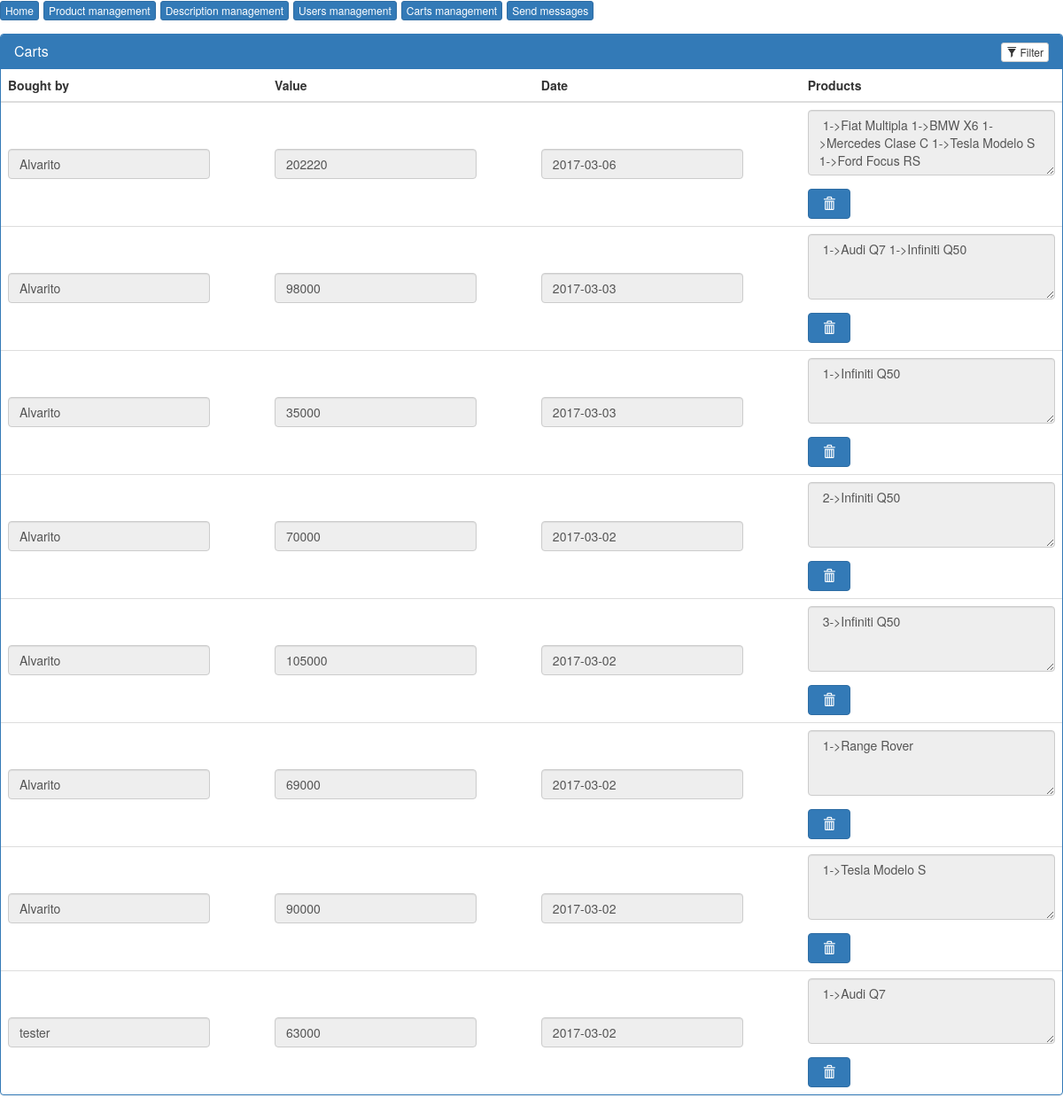
The app's page /cartmanagement.php (signed in) with its own data.
### tables this page shows
CREATE TABLE `cart` (
  `oid` int(8) NOT NULL,
  `value` int(7) NOT NULL DEFAULT '0',
  `date` date NOT NULL,
  `users.id` int(8) NOT NULL
);

CREATE TABLE `users` (
  `id` int(7) NOT NULL,
  `nick` varchar(20) NOT NULL,
  `email` varchar(255) NOT NULL,
  `password` varchar(50) NOT NULL,
  `address` varchar(200) DEFAULT NULL,
  `type` enum('admin','user') NOT NULL DEFAULT 'user',
  `name` varchar(30) DEFAULT NULL,
  `surname` varchar(60) DEFAULT NULL
);

CREATE TABLE `quantity` (
  `item.reference` int(8) NOT NULL,
  `cart.oid` int(8) NOT NULL,
  `quantity` int(8) NOT NULL
);

CREATE TABLE `item` (
  `reference` int(8) NOT NULL,
  `name` varchar(50) NOT NULL,
  `value` int(8) NOT NULL,
  `chassis` varchar(250) NOT NULL,
  `traction` varchar(30) NOT NULL,
  `transmission` varchar(30) NOT NULL,
  `type` varchar(50) NOT NULL,
  `description` varchar(375) NOT NULL,
  `description_long` varchar(3000) NOT NULL,
  `stock` int(8) NOT NULL,
  `pic` varchar(250) NOT NULL
);

### cartmanagement.php (the view, shortened to what this page needs)
<!DOCTYPE html>
<html>
  <head>
    <link href="css/bootstrap.css" rel="stylesheet">
    <link href="css/table.css" rel="stylesheet">
    <link href="js/bootstrap.js" rel="stylesheet">
  </head>
  <body>
    <?php
    include_once("controlpanel.php");
    if ($_SESSION['type'] !== "admin") {
      header("Location: index.php");
    } else {
    include_once("php/connection.php");
    if ($result = $connection->query("SELECT * FROM cart ORDER BY oid DESC")) {
      echo '
        <div class="panel panel-primary filterable">
              <div class="panel-heading">
                  <h3 class="panel-title">Carts</h3>
                  <div class="pull-right">
                      <button class="btn btn-default btn-xs btn-filter"><span class="glyphicon glyphicon-filter"></span> Filter</button>
                  </div>
              </div>
              <table class="table">
                  <thead>
                      <tr class="filters">
                          <th><input type="text" class="form-control" placeholder="Bought by" disabled></th>
                          <th><input type="text" class="form-control" placeholder="Value" disabled></th>
                          <th><input type="text" class="form-control" placeholder="Date" disabled></th>
                          <th><input type="text" class="form-control" placeholder="Products" disabled></th>
                      </tr>
                  </thead>
                  <tbody>
                  <form action="php/edit.php" method="post">';
        while($obj = $result->fetch_object()) {
          $id=$obj->{'users.id'};
          $sql2 = "SELECT * FROM users WHERE id = '$id'";
          $result2 = $connection->query($sql2);
          $obj2 = $result2->fetch_object();
          $sql3 = "SELECT * FROM quantity WHERE `cart.oid`='$obj->oid'";
          $result3 = $connection->query($sql3);
          $products = '';
          while ($obj3 = $result3->fetch_object()) {
            $ref=$obj3->{"item.reference"};
            $sql4 = "SELECT * FROM item WHERE `reference` = '$ref'";
            $result4 = $connection->query($sql4);
            $obj4 = $result4->fetch_object();
            $products = "$products ".$obj3->quantity."->".$obj4->name;
          }
                        echo '<form action="php/edit.php" method="post">';
                        echo "<tr>
                              <td><input type='text' class='form-control' name='nick$obj->oid' value='$obj2->nick' disabled>
                              </td>
                              <td><input type='text' class='form-control' name='value$obj->oid' value='$obj->value' disabled>
                              </td>
                              <td><input type='text' class='form-control' name='date$obj->oid' value='$obj->date' disabled></td>
                              <td><textarea class='form-control' type='text' rows='3' cols='20' name='products' disabled>$products</textarea>
                              </form><form method='POST' id='deleter' action='php/delete.php'><button name='cart' class='btn btn-primary' style='margin-top:15px; width: 48px;' value=$obj->oid>
                              <i class='glyphicon glyphicon-trash'></i></button></td></form></td>
                          </tr>";
                      }
                      echo '
                      </tbody>
                  </table>
              </div>';
        }
    }
    ?>
  </body>
</html>

### css/table.css (style rules this page uses)
table { border-collapse: collapse; margin: 0 auto; }
input[type="text"] { width: 80%; }
td { vertical-align:middle !important; }
.filterable { margin-top: 15px; }
.filterable .panel-heading .pull-right { margin-top: -20px; }
.filterable .filters input[disabled] { background-color: transparent; border: none; cursor: auto; box-shadow: none; padding: 0; height: auto; }
#deleter { display: inline; }
td { padding: 8px; }

### records on screen
cart: value "Alvarito", value "202220", date "2017-03-06", products "1->Fiat Multipla 1->BMW X6 1->Mercedes Clase C 1->Tesla Modelo S 1->Ford Focus RS", $obj->oid 44 (drawn)
cart: value "Alvarito", value "98000", date "2017-03-03", products "1->Audi Q7 1->Infiniti Q50", $obj->oid 43 (drawn)
cart: value "Alvarito", value "35000", date "2017-03-03", products "1->Infiniti Q50", $obj->oid 42 (drawn)
cart: value "Alvarito", value "70000", date "2017-03-02", products "2->Infiniti Q50", $obj->oid 40 (drawn)
cart: value "Alvarito", value "105000", date "2017-03-02", products "3->Infiniti Q50", $obj->oid 39 (drawn)
cart: value "Alvarito", value "69000", date "2017-03-02", products "1->Range Rover", $obj->oid 38 (drawn)
cart: value "Alvarito", value "90000", date "2017-03-02", products "1->Tesla Modelo S", $obj->oid 37 (drawn)
cart: value "tester", value "63000", date "2017-03-02", products "1->Audi Q7", $obj->oid 36 (drawn)
